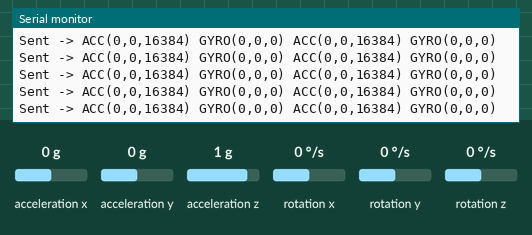
A sketch run on a simulated ESP32. On the bench: the last lines printed to the serial monitor. The test bench sets the inputs (shaded band); at power-on: acceleration x 0 g, acceleration y 0 g, acceleration z 1 g, rotation x 0 °/s, rotation y 0 °/s, rotation z 0 °/s. Nothing arrives over Bluetooth unless stated.

Above: at 11.7 s.
11.8 s: acceleration x set to -0.1 g
At 12.7 s:
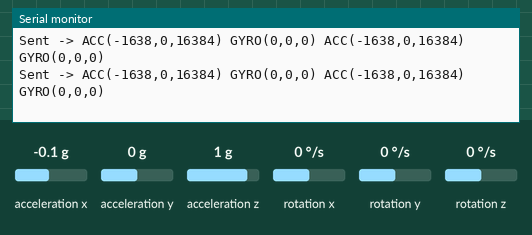
13.3 s: acceleration x set to 0.2 g
At 13.9 s:
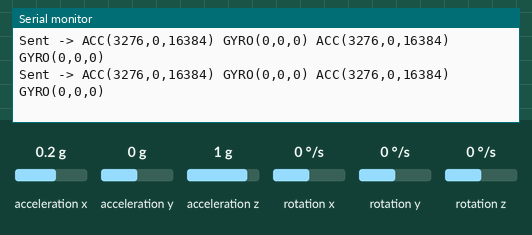
Timing chart, 0 to 15.8 s (numbered marks = the images above; inputs shaded):
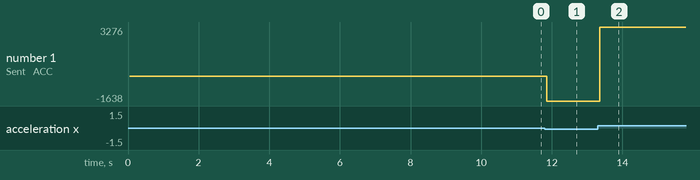

Measured:
- after the input at 11.8 s, the serial monitor: prints a new line after 0.05 s (image 1)
- after the input at 13.3 s, the serial monitor: prints a new line after 0.05 s (image 2)
- plotted number 1: 0 → -1638 after the input at 11.8 s, -1638 → 3276 after the input at 13.3 s

The sketch:

12_08_2025_two_buses_client.ino
```cpp
#include "BluetoothSerial.h"
#include "I2Cdev.h"
#include <Wire.h>
#include <MPU6050.h>

BluetoothSerial SerialBT;
// MPU6050 default address
#define MPU_ADDR 0x68

MPU6050 mpu1(MPU_ADDR, &Wire);   // MPU1 on Wire bus
MPU6050 mpu2(MPU_ADDR, &Wire1);  // MPU2 on Wire1 bus

uint8_t serverMAC[] = {0xCC, 0x7B, 0x5C, 0xF1, 0x90, 0xF6};

struct MotionData {       // create structure
  int16_t ax1, ay1, az1;
  int16_t gx1, gy1, gz1;
  int16_t ax2, ay2, az2;
  int16_t gx2, gy2, gz2;
};

#define QUEUE_SIZE 10     // size of Queue
MotionData queue[QUEUE_SIZE];
int front = 0, rear = 0, count = 0; // parameter of queue

bool enqueue(MotionData d) {
  if (count < QUEUE_SIZE) {
    queue[rear] = d;
    rear = (rear + 1) % QUEUE_SIZE;
    count++;
    return true;
  }
  return false;
}

bool dequeue(MotionData &d) {
  if (count > 0) {
    d = queue[front];
    front = (front + 1) % QUEUE_SIZE;
    count--;
    return true;
  }
  return false;
}


void setup() {
  Serial.begin(115200);

  Wire.begin();          // Initialize default I2C bus
  Wire1.begin(25, 26);   // Initialize second I2C bus (pins for ESP32, adjust for your board)

  Serial.println("Initializing MPU1...");
  mpu1.initialize();
  if (mpu1.testConnection()) {
    Serial.println("MPU1 connection successful");
  } else {
    Serial.println("MPU1 connection failed");
  }

  Serial.println("Initializing MPU2...");
  mpu2.initialize();
  if (mpu2.testConnection()) {
    Serial.println("MPU2 connection successful");
  } else {
    Serial.println("MPU2 connection failed");
  }
  SerialBT.begin("ESP32_Client", true);
  if (SerialBT.connect(serverMAC)) Serial.println("Connected to server");
  else Serial.println("Failed to connect");
  for (int i = 0; i < 6; i++) {
    MotionData data;
    mpu1.getMotion6(&data.ax1, &data.ay1, &data.az1, &data.gx1, &data.gy1, &data.gz1);
    mpu2.getMotion6(&data.ax2, &data.ay2, &data.az2, &data.gx2, &data.gy2, &data.gz2);
    enqueue(data);
  }
}

void loop() {

  MotionData newData;
  mpu1.getMotion6(&newData.ax1, &newData.ay1, &newData.az1, &newData.gx1, &newData.gy1, &newData.gz1);
  mpu2.getMotion6(&newData.ax2, &newData.ay2, &newData.az2, &newData.gx2, &newData.gy2, &newData.gz2);
  enqueue(newData);
  if (SerialBT.connected()) {
    MotionData sendData;
    if (dequeue(sendData)) {
      uint8_t buf[sizeof(MotionData)];
      memcpy(buf, &sendData, sizeof(MotionData));
      SerialBT.write(buf, sizeof(MotionData));
      Serial.printf("Sent -> ACC(%d,%d,%d) GYRO(%d,%d,%d) ACC(%d,%d,%d) GYRO(%d,%d,%d)\n",
        sendData.ax1, sendData.ay1, sendData.az1,
        sendData.gx1, sendData.gy1, sendData.gz1,
        sendData.ax2, sendData.ay2, sendData.az2,
        sendData.gx2, sendData.gy2, sendData.gz2);
    }
  }


}
```
